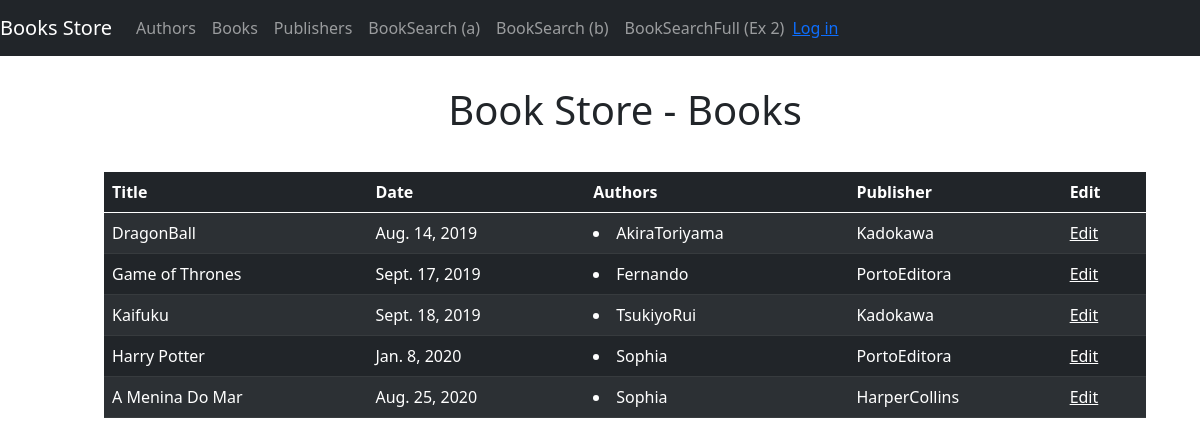
/books, run on the app's committed database.
### booksApp/models.py (models this page shows, shortened)
class Book(models.Model):
    title = models.CharField(max_length=100)
    date = models.DateField()
    authors = models.ManyToManyField(Author)
    publisher = models.ForeignKey(Publisher, on_delete=models.CASCADE)

class Author(models.Model):
    name = models.CharField(max_length=70)
    email = models.EmailField()

class Publisher(models.Model):
    name = models.CharField(max_length=70)
    city = models.CharField(max_length=50)
    country = models.CharField(max_length=50)
    website = models.URLField()
    def __str__(self):
        return self.name

### booksApp/views.py (the view)
# urls.py: path('books', views.books, name='books'),
def books(request):
    tparams = {
        'title': 'Books',
        'books': Book.objects.all()
    }
    return render(request, 'Books.html', tparams)

### templates/Books.html (shortened to what this page needs)
{% extends "layout.html" %}
{% block content %}
    <div class="container">
        <h1 style="text-align: center; padding-bottom: 30px; padding-top: 20px"> Book Store - Books </h1>
    {% if books %}
        <table class="table table-dark table-striped">
  <thead>
    <tr>
      <th scope="col">Title</th>
      <th scope="col">Date</th>
      <th scope="col">Authors</th>
      <th scope="col">Publisher</th>
        <th scope="col">Edit</th>
    </tr>
  </thead>
  <tbody>
   {%  for book in books %}
    <tr>
    <td>{{ book.title }}</td>
    <td>{{ book.date }}</td>
    <td>{% for a in book.authors.all %}
                    <li style="text-decoration: none"> {{ a.name }}</li>
                {% endfor %}</td>
    <td>{{ book.publisher }}</td>
    {% if user.is_authenticated and  user.is_superuser %}
        <td> <a href="/edit/book/{{ book.title }}">  <u> Edit </u>  </a> </td>
    {% else %}
        <td> <a onclick="denyEditAlert()">  <u> Edit </u>  </a> </td>
    {% endif %}
    </tr>
    {% endfor %}
  </tbody>
</table>
    {% else %}
    <p> Did not find any result.</p>
    {% endif %}
    </div>
{% endblock %}
{% block scripts %}
    {% load static %}
{% endblock %}

### templates/layout.html (shortened to what this page needs)
<!DOCTYPE html>
<html lang="en">
<head>
    {% load static %}
    <link href="https://cdn.jsdelivr.net/npm/bootstrap@5.0.0-beta3/dist/css/bootstrap.min.css" rel="stylesheet">
   <link rel="stylesheet" href="https://cdnjs.cloudflare.com/ajax/libs/font-awesome/4.7.0/css/font-awesome.min.css">
<body>
    <nav class="navbar navbar-expand-md navbar-dark fixed-top bg-dark">
      <a class="navbar-brand" href="{% url 'home' %}"> Books Store </a>
      <div class="collapse navbar-collapse" id="navbarDefault">
        <ul class="navbar-nav mr-auto">
          <li class="nav-item">
            <a class="nav-link" href="{% url 'authors' %}"> Authors </a>
          </li>
          <li class="nav-item">
            <a class="nav-link" href="{% url 'books' %}"> Books </a>
          </li>
          <li class="nav-item">
            <a class="nav-link" href="{% url 'publishers' %}"> Publishers </a>
          </li>
            <li class="nav-item">
            <a class="nav-link" href="{% url 'booksearch' %}"> BookSearch (a) </a>
          </li>
            <li class="nav-item">
            <a class="nav-link" href="{% url 'bookquery' %}"> BookSearch (b) </a>
          </li>
             <li class="nav-item">
            <a class="nav-link" href="{% url 'bookqueryfull' %}"> BookSearchFull (Ex 2) </a>
          </li>
        </ul>
          {% include 'loginpartial.html' %}
      </div>
    </nav>
      <main role="main">
        <div class="container body-content">
            {% block content %} {% endblock %}
        </div>
    </main>
</body>
</html>

### templates/loginpartial.html
{% if user.is_authenticated %}
<form id="logoutForm" action="/logout" method="get" class="form-inline my-2 my-lg-0">
    {% csrf_token %}
    <span class="navbar-brand">Hello {{ user.username }}!</span>
    <a href="javascript:document.getElementById('logoutForm').submit()">Log off</a>
</form>
{% else %}
<ul class="navbar-nav navbar-right">
    <li><a href="{% url 'login' %}">Log in</a></li>
</ul>
{% endif %}

### templates/layout.html (style rules this page uses)
body { padding: 50px 30px 50px 80px; }

### data on the page
Book: title "DragonBall", date "Aug. 14, 2019", publisher "Kadokawa"
Author: name "AkiraToriyama"
Book: title "Game of Thrones", date "Sept. 17, 2019", publisher "PortoEditora"
Author: name "Fernando"
Book: title "Kaifuku", date "Sept. 18, 2019", publisher "Kadokawa"
Author: name "TsukiyoRui"
Book: title "Harry Potter", date "Jan. 8, 2020", publisher "PortoEditora"
Author: name "Sophia"
Book: title "A Menina Do Mar", date "Aug. 25, 2020", publisher "HarperCollins"
